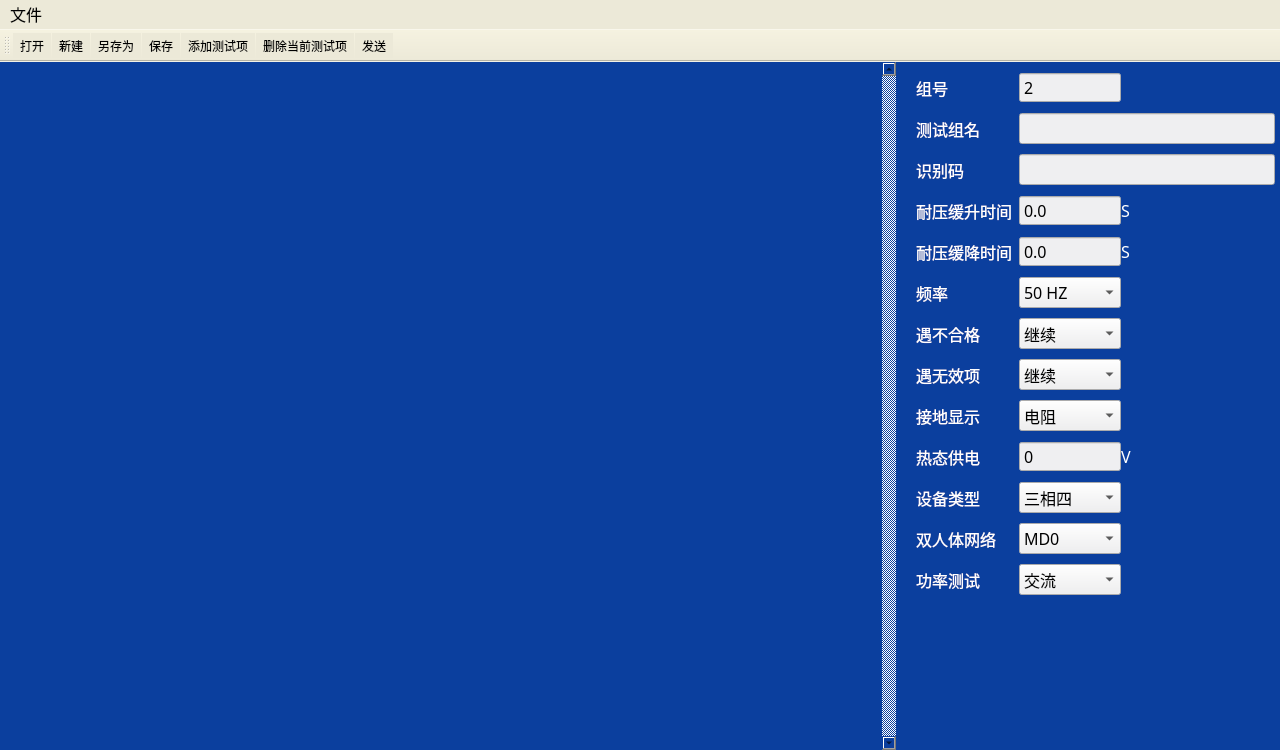
<?xml version="1.0" encoding="UTF-8"?>
<ui version="4.0">
 <class>editGroups</class>
 <widget class="QMainWindow" name="editGroups">
  <property name="geometry">
   <rect>
    <x>0</x>
    <y>0</y>
    <width>1280</width>
    <height>750</height>
   </rect>
  </property>
  <property name="font">
   <font>
    <family>微软雅黑</family>
    <pointsize>12</pointsize>
   </font>
  </property>
  <property name="windowTitle">
   <string>测试程序编辑</string>
  </property>
  <property name="styleSheet">
   <string notr="true">QWidget
{
background-color: rgb(11,63,158);
}</string>
  </property>
  <property name="iconSize">
   <size>
    <width>50</width>
    <height>30</height>
   </size>
  </property>
  <widget class="QWidget" name="centralwidget">
   <layout class="QHBoxLayout" name="horizontalLayout_2">
    <property name="spacing">
     <number>0</number>
    </property>
    <property name="leftMargin">
     <number>0</number>
    </property>
    <property name="topMargin">
     <number>0</number>
    </property>
    <property name="rightMargin">
     <number>5</number>
    </property>
    <property name="bottomMargin">
     <number>0</number>
    </property>
    <item>
     <layout class="QHBoxLayout" name="horizontalLayout" stretch="5,2">
      <property name="spacing">
       <number>20</number>
      </property>
      <item>
       <widget class="QListView" name="listView">
        <property name="frameShape">
         <enum>QFrame::NoFrame</enum>
        </property>
        <property name="verticalScrollBarPolicy">
         <enum>Qt::ScrollBarAlwaysOn</enum>
        </property>
        <property name="horizontalScrollBarPolicy">
         <enum>Qt::ScrollBarAsNeeded</enum>
        </property>
        <property name="sizeAdjustPolicy">
         <enum>QAbstractScrollArea::AdjustToContents</enum>
        </property>
       </widget>
      </item>
      <item>
       <layout class="QVBoxLayout" name="verticalLayout" stretch="0,3">
        <property name="spacing">
         <number>0</number>
        </property>
        <property name="topMargin">
         <number>0</number>
        </property>
        <item>
         <layout class="QGridLayout" name="gridLayout" rowstretch="0,0,0,0,0,0,0,0,0,0,0,0,0" columnstretch="6,6,1,4,4">
          <property name="topMargin">
           <number>10</number>
          </property>
          <property name="horizontalSpacing">
           <number>0</number>
          </property>
          <property name="verticalSpacing">
           <number>10</number>
          </property>
          <item row="8" column="0">
           <widget class="QLabel" name="label_34">
            <property name="font">
             <font>
              <family>微软雅黑</family>
              <pointsize>12</pointsize>
             </font>
            </property>
            <property name="styleSheet">
             <string notr="true">color: rgb(255, 255, 255);</string>
            </property>
            <property name="text">
             <string>接地显示</string>
            </property>
           </widget>
          </item>
          <item row="0" column="0">
           <widget class="QLabel" name="label_39">
            <property name="font">
             <font>
              <family>微软雅黑</family>
              <pointsize>12</pointsize>
             </font>
            </property>
            <property name="styleSheet">
             <string notr="true">color: rgb(255, 255, 255);</string>
            </property>
            <property name="text">
             <string>组号</string>
            </property>
           </widget>
          </item>
          <item row="0" column="1">
           <widget class="QSpinBox" name="spinBox">
            <property name="font">
             <font>
              <family>微软雅黑</family>
              <pointsize>12</pointsize>
             </font>
            </property>
            <property name="styleSheet">
             <string notr="true">background-color: rgb(239, 239, 241);</string>
            </property>
            <property name="buttonSymbols">
             <enum>QAbstractSpinBox::NoButtons</enum>
            </property>
            <property name="minimum">
             <number>1</number>
            </property>
            <property name="maximum">
             <number>199</number>
            </property>
            <property name="value">
             <number>2</number>
            </property>
           </widget>
          </item>
          <item row="11" column="1">
           <widget class="QComboBox" name="comboBox_2">
            <property name="font">
             <font>
              <family>微软雅黑</family>
              <pointsize>12</pointsize>
             </font>
            </property>
            <property name="styleSheet">
             <string notr="true">background-color: rgb(239, 239, 241);</string>
            </property>
            <item>
             <property name="text">
              <string>MD0</string>
             </property>
            </item>
            <item>
             <property name="text">
              <string>MD1</string>
             </property>
            </item>
           </widget>
          </item>
          <item row="8" column="1">
           <widget class="QComboBox" name="comboBox_15">
            <property name="font">
             <font>
              <family>微软雅黑</family>
              <pointsize>12</pointsize>
             </font>
            </property>
            <property name="styleSheet">
             <string notr="true">background-color: rgb(239, 239, 241);</string>
            </property>
            <item>
             <property name="text">
              <string>电阻</string>
             </property>
            </item>
            <item>
             <property name="text">
              <string>电压</string>
             </property>
            </item>
           </widget>
          </item>
          <item row="9" column="1">
           <widget class="QSpinBox" name="spinBox_2">
            <property name="font">
             <font>
              <family>微软雅黑</family>
              <pointsize>12</pointsize>
             </font>
            </property>
            <property name="styleSheet">
             <string notr="true">background-color: rgb(239, 239, 241);</string>
            </property>
            <property name="buttonSymbols">
             <enum>QAbstractSpinBox::NoButtons</enum>
            </property>
            <property name="maximum">
             <number>300</number>
            </property>
           </widget>
          </item>
          <item row="4" column="2">
           <widget class="QLabel" name="label_36">
            <property name="font">
             <font>
              <family>微软雅黑</family>
              <pointsize>12</pointsize>
             </font>
            </property>
            <property name="styleSheet">
             <string notr="true">color: rgb(255, 255, 255);</string>
            </property>
            <property name="text">
             <string>S</string>
            </property>
            <property name="alignment">
             <set>Qt::AlignLeading|Qt::AlignLeft|Qt::AlignVCenter</set>
            </property>
           </widget>
          </item>
          <item row="1" column="0">
           <widget class="QLabel" name="label">
            <property name="font">
             <font>
              <family>微软雅黑</family>
              <pointsize>12</pointsize>
             </font>
            </property>
            <property name="styleSheet">
             <string notr="true">color: rgb(255, 255, 255);</string>
            </property>
            <property name="text">
             <string>测试组名</string>
            </property>
           </widget>
          </item>
          <item row="11" column="0">
           <widget class="QLabel" name="label_6">
            <property name="font">
             <font>
              <family>微软雅黑</family>
              <pointsize>12</pointsize>
             </font>
            </property>
            <property name="styleSheet">
             <string notr="true">color: rgb(255, 255, 255);</string>
            </property>
            <property name="text">
             <string>双人体网络</string>
            </property>
           </widget>
          </item>
          <item row="4" column="1">
           <widget class="QDoubleSpinBox" name="doubleSpinBox_23">
            <property name="font">
             <font>
              <family>微软雅黑</family>
              <pointsize>12</pointsize>
             </font>
            </property>
            <property name="styleSheet">
             <string notr="true">background-color: rgb(239, 239, 241);</string>
            </property>
            <property name="buttonSymbols">
             <enum>QAbstractSpinBox::NoButtons</enum>
            </property>
            <property name="decimals">
             <number>1</number>
            </property>
            <property name="singleStep">
             <double>0.100000000000000</double>
            </property>
           </widget>
          </item>
          <item row="9" column="2">
           <widget class="QLabel" name="label_5">
            <property name="font">
             <font>
              <family>微软雅黑</family>
              <pointsize>12</pointsize>
             </font>
            </property>
            <property name="styleSheet">
             <string notr="true">color: rgb(255, 255, 255);</string>
            </property>
            <property name="text">
             <string>V</string>
            </property>
           </widget>
          </item>
          <item row="10" column="0">
           <widget class="QLabel" name="label_3">
            <property name="font">
             <font>
              <family>微软雅黑</family>
              <pointsize>12</pointsize>
              <weight>50</weight>
              <bold>false</bold>
             </font>
            </property>
            <property name="styleSheet">
             <string notr="true">color: rgb(255, 255, 255);</string>
            </property>
            <property name="text">
             <string>设备类型</string>
            </property>
           </widget>
          </item>
          <item row="4" column="0">
           <widget class="QLabel" name="label_33">
            <property name="font">
             <font>
              <family>微软雅黑</family>
              <pointsize>12</pointsize>
             </font>
            </property>
            <property name="styleSheet">
             <string notr="true">color: rgb(255, 255, 255);</string>
            </property>
            <property name="text">
             <string>耐压缓降时间</string>
            </property>
           </widget>
          </item>
          <item row="7" column="0">
           <widget class="QLabel" name="label_38">
            <property name="font">
             <font>
              <family>微软雅黑</family>
              <pointsize>12</pointsize>
             </font>
            </property>
            <property name="styleSheet">
             <string notr="true">color: rgb(255, 255, 255);</string>
            </property>
            <property name="text">
             <string>遇无效项</string>
            </property>
           </widget>
          </item>
          <item row="5" column="1">
           <widget class="QComboBox" name="comboBox_14">
            <property name="font">
             <font>
              <family>微软雅黑</family>
              <pointsize>12</pointsize>
             </font>
            </property>
            <property name="styleSheet">
             <string notr="true">background-color: rgb(239, 239, 241);</string>
            </property>
            <property name="frame">
             <bool>true</bool>
            </property>
            <item>
             <property name="text">
              <string>50 HZ</string>
             </property>
            </item>
            <item>
             <property name="text">
              <string>60 HZ</string>
             </property>
            </item>
           </widget>
          </item>
          <item row="3" column="2">
           <widget class="QLabel" name="label_35">
            <property name="font">
             <font>
              <family>微软雅黑</family>
              <pointsize>12</pointsize>
             </font>
            </property>
            <property name="styleSheet">
             <string notr="true">color: rgb(255, 255, 255);</string>
            </property>
            <property name="text">
             <string>S</string>
            </property>
            <property name="alignment">
             <set>Qt::AlignLeading|Qt::AlignLeft|Qt::AlignVCenter</set>
            </property>
           </widget>
          </item>
          <item row="9" column="0">
           <widget class="QLabel" name="label_4">
            <property name="font">
             <font>
              <family>微软雅黑</family>
              <pointsize>12</pointsize>
             </font>
            </property>
            <property name="styleSheet">
             <string notr="true">color: rgb(255, 255, 255);</string>
            </property>
            <property name="text">
             <string>热态供电</string>
            </property>
           </widget>
          </item>
          <item row="3" column="1">
           <widget class="QDoubleSpinBox" name="doubleSpinBox_22">
            <property name="font">
             <font>
              <family>微软雅黑</family>
              <pointsize>12</pointsize>
             </font>
            </property>
            <property name="styleSheet">
             <string notr="true">background-color: rgb(239, 239, 241);</string>
            </property>
            <property name="buttonSymbols">
             <enum>QAbstractSpinBox::NoButtons</enum>
            </property>
            <property name="decimals">
             <number>1</number>
            </property>
            <property name="singleStep">
             <double>0.100000000000000</double>
            </property>
           </widget>
          </item>
          <item row="6" column="0">
           <widget class="QLabel" name="label_37">
            <property name="font">
             <font>
              <family>微软雅黑</family>
              <pointsize>12</pointsize>
             </font>
            </property>
            <property name="styleSheet">
             <string notr="true">color: rgb(255, 255, 255);</string>
            </property>
            <property name="text">
             <string>遇不合格</string>
            </property>
           </widget>
          </item>
          <item row="2" column="1" colspan="4">
           <widget class="QLineEdit" name="lineEdit_2">
            <property name="font">
             <font>
              <family>微软雅黑</family>
              <pointsize>12</pointsize>
             </font>
            </property>
            <property name="styleSheet">
             <string notr="true">background-color: rgb(239, 239, 241);</string>
            </property>
           </widget>
          </item>
          <item row="6" column="1">
           <widget class="QComboBox" name="comboBox_16">
            <property name="font">
             <font>
              <family>微软雅黑</family>
              <pointsize>12</pointsize>
             </font>
            </property>
            <property name="styleSheet">
             <string notr="true">background-color: rgb(239, 239, 241);</string>
            </property>
            <property name="currentIndex">
             <number>1</number>
            </property>
            <property name="frame">
             <bool>true</bool>
            </property>
            <item>
             <property name="text">
              <string>停止</string>
             </property>
            </item>
            <item>
             <property name="text">
              <string>继续</string>
             </property>
            </item>
           </widget>
          </item>
          <item row="2" column="0">
           <widget class="QLabel" name="label_2">
            <property name="font">
             <font>
              <family>微软雅黑</family>
              <pointsize>12</pointsize>
             </font>
            </property>
            <property name="styleSheet">
             <string notr="true">color: rgb(255, 255, 255);</string>
            </property>
            <property name="text">
             <string>识别码</string>
            </property>
           </widget>
          </item>
          <item row="7" column="1">
           <widget class="QComboBox" name="comboBox_17">
            <property name="font">
             <font>
              <family>微软雅黑</family>
              <pointsize>12</pointsize>
             </font>
            </property>
            <property name="styleSheet">
             <string notr="true">background-color: rgb(239, 239, 241);</string>
            </property>
            <property name="currentIndex">
             <number>1</number>
            </property>
            <item>
             <property name="text">
              <string>停止</string>
             </property>
            </item>
            <item>
             <property name="text">
              <string>继续</string>
             </property>
            </item>
           </widget>
          </item>
          <item row="1" column="1" colspan="4">
           <widget class="QLineEdit" name="lineEdit">
            <property name="font">
             <font>
              <family>微软雅黑</family>
              <pointsize>12</pointsize>
             </font>
            </property>
            <property name="styleSheet">
             <string notr="true">background-color: rgb(239, 239, 241);</string>
            </property>
            <property name="readOnly">
             <bool>true</bool>
            </property>
           </widget>
          </item>
          <item row="5" column="0">
           <widget class="QLabel" name="label_31">
            <property name="font">
             <font>
              <family>微软雅黑</family>
              <pointsize>12</pointsize>
             </font>
            </property>
            <property name="styleSheet">
             <string notr="true">color: rgb(255, 255, 255);</string>
            </property>
            <property name="text">
             <string>频率</string>
            </property>
           </widget>
          </item>
          <item row="3" column="0">
           <widget class="QLabel" name="label_32">
            <property name="font">
             <font>
              <family>微软雅黑</family>
              <pointsize>12</pointsize>
             </font>
            </property>
            <property name="styleSheet">
             <string notr="true">color: rgb(255, 255, 255);</string>
            </property>
            <property name="text">
             <string>耐压缓升时间</string>
            </property>
           </widget>
          </item>
          <item row="10" column="1">
           <widget class="QComboBox" name="comboBox">
            <property name="font">
             <font>
              <family>微软雅黑</family>
              <pointsize>12</pointsize>
              <weight>50</weight>
              <bold>false</bold>
             </font>
            </property>
            <property name="styleSheet">
             <string notr="true">background-color: rgb(239, 239, 241);</string>
            </property>
            <item>
             <property name="text">
              <string>三相四</string>
             </property>
            </item>
            <item>
             <property name="text">
              <string>三相三</string>
             </property>
            </item>
            <item>
             <property name="text">
              <string>单相</string>
             </property>
            </item>
           </widget>
          </item>
          <item row="12" column="1">
           <widget class="QComboBox" name="comboBox_3">
            <property name="font">
             <font>
              <family>微软雅黑</family>
              <pointsize>12</pointsize>
             </font>
            </property>
            <property name="styleSheet">
             <string notr="true">background-color: rgb(239, 239, 241);</string>
            </property>
            <item>
             <property name="text">
              <string>交流</string>
             </property>
            </item>
            <item>
             <property name="text">
              <string>直流</string>
             </property>
            </item>
           </widget>
          </item>
          <item row="12" column="0">
           <widget class="QLabel" name="label_7">
            <property name="font">
             <font>
              <family>微软雅黑</family>
              <pointsize>12</pointsize>
             </font>
            </property>
            <property name="styleSheet">
             <string notr="true">color: rgb(255, 255, 255);</string>
            </property>
            <property name="text">
             <string>功率测试</string>
            </property>
           </widget>
          </item>
         </layout>
        </item>
        <item>
         <spacer name="verticalSpacer">
          <property name="orientation">
           <enum>Qt::Vertical</enum>
          </property>
          <property name="sizeHint" stdset="0">
           <size>
            <width>20</width>
            <height>40</height>
           </size>
          </property>
         </spacer>
        </item>
       </layout>
      </item>
     </layout>
    </item>
   </layout>
  </widget>
  <widget class="QMenuBar" name="menubar">
   <property name="geometry">
    <rect>
     <x>0</x>
     <y>0</y>
     <width>1280</width>
     <height>28</height>
    </rect>
   </property>
   <property name="font">
    <font>
     <family>微软雅黑</family>
     <pointsize>12</pointsize>
    </font>
   </property>
   <property name="styleSheet">
    <string notr="true">background-color: rgb(236, 233, 216);</string>
   </property>
   <widget class="QMenu" name="menu">
    <property name="font">
     <font>
      <family>微软雅黑</family>
      <pointsize>12</pointsize>
     </font>
    </property>
    <property name="title">
     <string>文件</string>
    </property>
    <addaction name="actionOpen"/>
    <addaction name="actionNew"/>
    <addaction name="actionSave"/>
    <addaction name="actionSaveAs"/>
    <addaction name="separator"/>
    <addaction name="actionExit"/>
   </widget>
   <addaction name="menu"/>
  </widget>
  <widget class="QToolBar" name="toolBar">
   <property name="font">
    <font>
     <family>微软雅黑</family>
     <pointsize>12</pointsize>
    </font>
   </property>
   <property name="windowTitle">
    <string>toolBar</string>
   </property>
   <property name="styleSheet">
    <string notr="true">background-color: rgb(236, 233, 216);</string>
   </property>
   <attribute name="toolBarArea">
    <enum>TopToolBarArea</enum>
   </attribute>
   <attribute name="toolBarBreak">
    <bool>false</bool>
   </attribute>
   <addaction name="actionOpen"/>
   <addaction name="actionNew"/>
   <addaction name="actionSaveAs"/>
   <addaction name="actionSave"/>
   <addaction name="actionAdd"/>
   <addaction name="actionDelete"/>
   <addaction name="actionSend"/>
  </widget>
  <action name="actionNew">
   <property name="icon">
    <iconset resource="image.qrc">
     <normaloff>:/resource/new.png</normaloff>:/resource/new.png</iconset>
   </property>
   <property name="text">
    <string>新建</string>
   </property>
  </action>
  <action name="actionOpen">
   <property name="icon">
    <iconset resource="image.qrc">
     <normaloff>:/resource/open.png</normaloff>:/resource/open.png</iconset>
   </property>
   <property name="text">
    <string>打开</string>
   </property>
  </action>
  <action name="actionSave">
   <property name="icon">
    <iconset resource="image.qrc">
     <normaloff>:/resource/save1.png</normaloff>:/resource/save1.png</iconset>
   </property>
   <property name="text">
    <string>保存</string>
   </property>
  </action>
  <action name="actionSaveAs">
   <property name="icon">
    <iconset resource="image.qrc">
     <normaloff>:/resource/copy.png</normaloff>:/resource/copy.png</iconset>
   </property>
   <property name="text">
    <string>另存为</string>
   </property>
  </action>
  <action name="actionExit">
   <property name="text">
    <string>退出</string>
   </property>
  </action>
  <action name="actionDelete">
   <property name="icon">
    <iconset resource="image.qrc">
     <normaloff>:/resource/delete_item.png</normaloff>:/resource/delete_item.png</iconset>
   </property>
   <property name="text">
    <string>删除当前测试项</string>
   </property>
   <property name="toolTip">
    <string>删除当前测试项</string>
   </property>
  </action>
  <action name="actionAdd">
   <property name="icon">
    <iconset resource="image.qrc">
     <normaloff>:/resource/add_item.png</normaloff>:/resource/add_item.png</iconset>
   </property>
   <property name="text">
    <string>添加测试项</string>
   </property>
  </action>
  <action name="actionSend">
   <property name="icon">
    <iconset resource="image.qrc">
     <normaloff>:/resource/发送.png</normaloff>:/resource/发送.png</iconset>
   </property>
   <property name="text">
    <string>发送</string>
   </property>
  </action>
 </widget>
 <resources>
  <include location="image.qrc"/>
 </resources>
 <connections/>
</ui>
